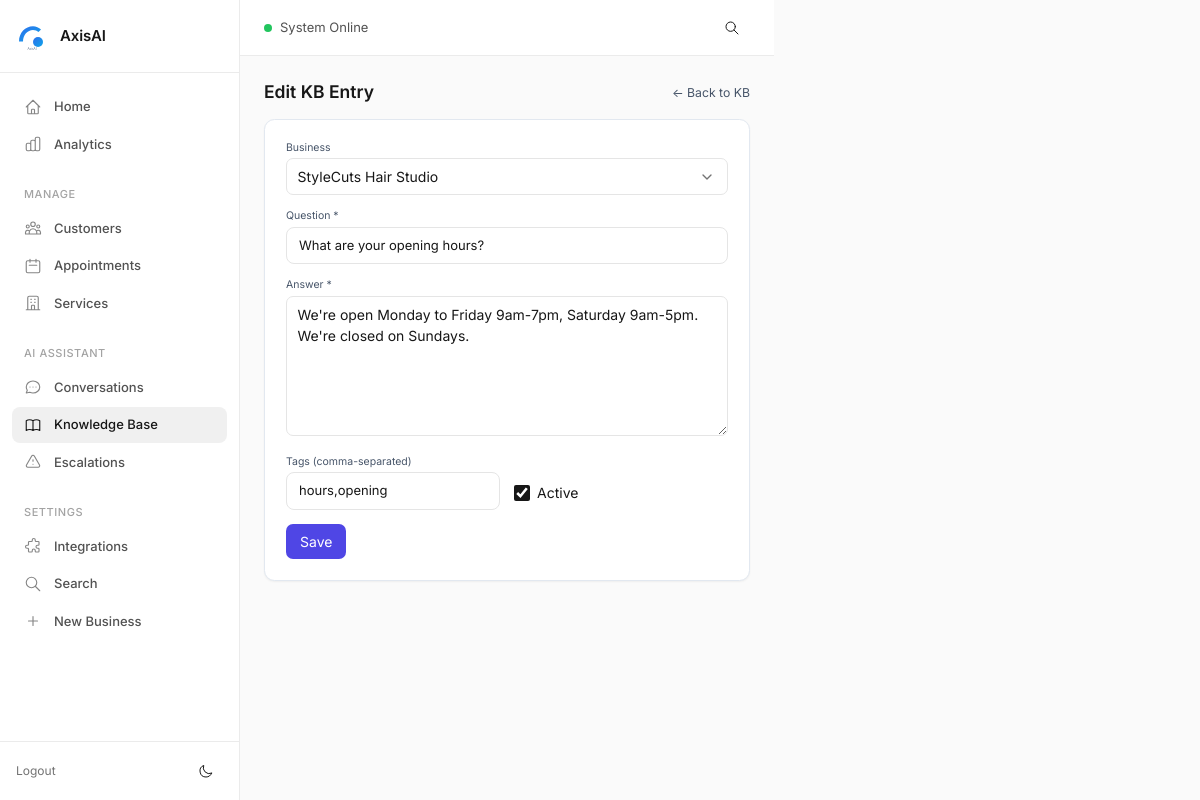
/kb/1/edit (signed in), run on the app's committed database.
### tables this page shows
CREATE TABLE kb_entries (
  id INTEGER PRIMARY KEY AUTOINCREMENT,
  business_id INTEGER NOT NULL,
  question TEXT NOT NULL,
  answer   TEXT NOT NULL,
  tags     TEXT,
  active   INTEGER NOT NULL DEFAULT 1,
  created_at TEXT NOT NULL DEFAULT CURRENT_TIMESTAMP,
  updated_at TEXT NOT NULL DEFAULT CURRENT_TIMESTAMP,
  FOREIGN KEY (business_id) REFERENCES businesses(id)
);

### kb_bp.py (the view, shortened to what this page needs)
@bp.route("/kb/<int:entry_id>/edit", methods=["GET","POST"])
def kb_edit(entry_id:int):
    if not _logged_in():
        return redirect(url_for("auth.login"))
    with get_conn() as con:
        entry = con.execute("SELECT * FROM kb_entries WHERE id=?", (entry_id,)).fetchone()
    if not entry:
        flash("KB entry not found.", "err")
        return redirect(url_for("kb.kb_index"))
    if not _can_access(entry["business_id"]):
        flash("Access denied.", "err")
        return redirect(url_for("kb.kb_index"))
    businesses = list_businesses(limit=500)
    return render_template("kb_edit.html", mode="edit", businesses=businesses, entry=entry, business_id=entry["business_id"])

### core/authz.py (called while the page is built)
def get_allowed_business_ids_for_user(user) -> List[int]:
    if not user:
        return []
    if user.get("role") == "admin":
        with get_conn() as con:
            return [r["id"] for r in con.execute("SELECT id FROM businesses").fetchall()]
    with get_conn() as con:
        rows = con.execute("SELECT business_id FROM business_users WHERE user_id=?", (user["id"],)).fetchall()
        return [r["business_id"] for r in rows]

def user_can_access_business(user, business_id:int) -> bool:
    return business_id in get_allowed_business_ids_for_user(user)

### core/csrf.py (called while the page is built, shortened)
def _get_token():
    tok = session.get("csrf_token")
    if not tok:
        tok = secrets.token_urlsafe(32)
        session["csrf_token"] = tok
    return tok

def register_csrf(app):
    @app.context_processor
    def inject_csrf():
        return {"csrf_token": _get_token()}
    @app.before_request
    def enforce_csrf():
        if request.method in _EXEMPT_METHODS:
            return

### core/db.py (called while the page is built)
def get_conn() -> sqlite3.Connection:
    con = sqlite3.connect(DB_PATH, timeout=30.0)
    con.row_factory = sqlite3.Row
    con.execute("PRAGMA foreign_keys = ON;")
    con.execute("PRAGMA journal_mode = WAL;")  # Better concurrency
    return con

def _col_exists(cur: sqlite3.Cursor, table: str, col: str) -> bool:
    if not table.isidentifier():
        raise ValueError(f"Invalid table name: {table}")
    rows = cur.execute(f"PRAGMA table_info({table})").fetchall()
    return any(r[1] == col for r in rows)

def _table_exists(cur: sqlite3.Cursor, table: str) -> bool:
    r = cur.execute(
        "SELECT 1 FROM sqlite_master WHERE type='table' AND name=? LIMIT 1", (table,)
    ).fetchone()
    return bool(r)

def _safe_alter_add_column(cur: sqlite3.Cursor, table: str, col: str, ddl: str) -> None:
    try:
        if not _col_exists(cur, table, col):
            cur.execute(ddl)
    except sqlite3.OperationalError as e:
        logger.warning(f"Could not add column {col} to {table}: {e}")

def list_businesses(limit: int = 100, include_archived: bool = False) -> List[Dict[str, Any]]:
    with get_conn() as con:
        if include_archived:
            rows = con.execute(
                "SELECT * FROM businesses ORDER BY id LIMIT ?", (limit,)
            ).fetchall()
        else:
            rows = con.execute(
                "SELECT * FROM businesses WHERE archived = 0 ORDER BY id LIMIT ?", (limit,)
            ).fetchall()
        return [dict(r) for r in rows]

### kb_bp.py (called while the page is built)
def _logged_in():
    return session.get("user") is not None

### templates/kb_edit.html (shortened to what this page needs)
{% extends "base.html" %}
{% block content %}
  <div class="flex items-center justify-between mb-4">
    <h1 class="text-xl font-semibold">{{ 'New' if mode=='new' else 'Edit' }} KB Entry</h1>
    <a href="{{ url_for('kb.kb_index', business_id=(business_id or (entry['business_id'] if entry else None))) }}" class="text-sm text-slate-600 hover:text-indigo-600">← Back to KB</a>
  </div>
  <form method="POST" class="grid gap-4 max-w-3xl bg-white p-6 rounded-xl border border-slate-200 shadow-sm">
    <div>
      <label class="block text-xs text-slate-600 mb-1">Business</label>
      <select class="w-full border rounded-lg px-3 py-2 bg-white" name="business_id" required>
        {% for b in businesses %}
          {% set selected = (b['id']==(business_id or (entry['business_id'] if entry else 0))) %}
          <option value="{{ b['id'] }}" {% if selected %}selected{% endif %}>{{ b['name'] }}</option>
        {% endfor %}
      </select>
    </div>
    <div>
      <label class="block text-xs text-slate-600 mb-1">Question *</label>
      <input class="w-full border rounded-lg px-3 py-2" type="text" name="question" required value="{{ entry['question'] if entry else '' }}" />
    </div>
    <div>
      <label class="block text-xs text-slate-600 mb-1">Answer *</label>
      <textarea class="w-full border rounded-lg px-3 py-2 min-h-[140px]" name="answer" required>{{ entry['answer'] if entry else '' }}</textarea>
    </div>
    <div class="grid md:grid-cols-2 gap-4">
      <div>
        <label class="block text-xs text-slate-600 mb-1">Tags (comma-separated)</label>
        <input class="w-full border rounded-lg px-3 py-2" type="text" name="tags" value="{{ entry['tags'] if entry else '' }}" />
      </div>
      <div class="flex items-center gap-2 mt-6">
        <input type="checkbox" id="active" name="active" {% if (entry and entry['active']) or mode=='new' %}checked{% endif %} />
        <label for="active">Active</label>
      </div>
    </div>
    <div>
      <button class="px-4 py-2 rounded-lg bg-indigo-600 text-white hover:bg-indigo-700" type="submit">{{ 'Create' if mode=='new' else 'Save' }}</button>
    </div>
  </form>
{% endblock %}

### static/axis.css (style rules this page uses)
:root { --brand: var(--brand1, #000000); --brand-light: color-mix(in srgb, var(--brand) 8%, transparent); --brand-medium: color-mix(in srgb, var(--brand) 15%, transparent); --bg-page: #fafafa; --bg-sidebar: #ffffff; --bg-card: #ffffff; --bg-elevated: #ffffff; --bg-hover: #f5f5f5; --bg-active: #f0f0f0; --bg-muted: #fafafa; --border-light: #ebebeb; --border-default: #e5e5e5; --border-strong: #d4d4d4; --text-primary: #171717; --text-secondary: #525252; --text-tertiary: #737373; --text-muted: #a3a3a3; --text-inverse: #ffffff; --success: #22c55e; --success-light: #dcfce7; --warning: #f59e0b; --warning-light: #fef3c7; --error: #ef4444; --error-light: #fee2e2; --info: #3b82f6; --info-light: #dbeafe; --shadow-xs: 0 1px 2px rgba(0, 0, 0, 0.04); --shadow-sm: 0 1px 3px rgba(0, 0, 0, 0.06), 0 1px 2px rgba(0, 0, 0, 0.04); --shadow-md: 0 4px 6px -1px rgba(0, 0, 0, 0.06), 0 2px 4px -1px rgba(0, 0, 0, 0.04); --shadow-lg: 0 10px 15px -3px rgba(0, 0, 0, 0.06), 0 4px 6px -2px rgba(0, 0, 0, 0.04); --space-1: 4px; --space-2: 8px; --space-3: 12px; --space-4: 16px; --space-5: 20px; --space-6: 24px; --space-8: 32px; --space-10: 40px; --space-12: 48px; --font-sans: 'Inter', -apple-system, BlinkMacSystemFont, 'Segoe UI', sans-serif; --font-mono: 'SF Mono', 'Monaco', 'Inconsolata', monospace; --radius-sm: 6px; --radius-md: 8px; --radius-lg: 12px; --radius-xl: 16px; --radius-full: 9999px; --transition-fast: 100ms ease; --transition-base: 150ms ease; --transition-slow: 200ms ease; --card-bg: var(--bg-card); --card-border: var(--border-default); --page-bg: var(--bg-page); }
*, *::before, *::after { box-sizing: border-box; }
html { font-size: 14px; -webkit-font-smoothing: antialiased; -moz-osx-font-smoothing: grayscale; }
body { margin: 0; font-family: var(--font-sans); font-size: 1rem; line-height: 1.5; color: var(--text-primary); background: var(--bg-page); }
a { color: inherit; text-decoration: none; }
button { font-family: inherit; cursor: pointer; }
.flex { display: flex; }
.items-center { align-items: center; }
.justify-between { justify-content: space-between; }
.gap-2 { gap: var(--space-2); }
.gap-4 { gap: var(--space-4); }
.input, input[type="text"], input[type="email"], input[type="password"], input[type="number"], input[type="tel"], input[type="url"], input[type="date"], input[type="time"], input[type="datetime-local"], select, textarea { width: 100%; padding: var(--space-2) var(--space-3); font-size: 13px; font-family: inherit; line-height: 1.5; color: var(--text-primary); background: var(--bg-card); border: 1px solid var(--border-default); border-radius: var(--radius-md); transition: all var(--transition-fast); }
.input::placeholder, input::placeholder, textarea::placeholder { color: var(--text-muted); }
textarea { min-height: 100px; resize: vertical; }
select { cursor: pointer; appearance: none; background-repeat: no-repeat; background-position: right 12px center; padding-right: 40px; }
input[type="checkbox"], input[type="radio"] { width: 16px; height: 16px; margin: 0; cursor: pointer; accent-color: var(--text-primary); }
.text-sm { font-size: 12px; }
.text-xl { font-size: 18px; }
.font-semibold { font-weight: 600; }
.block { display: block; }
.w-full { width: 100%; }
.rounded-lg { border-radius: var(--radius-lg); }
.rounded-xl { border-radius: var(--radius-xl); }
.border { border: 1px solid var(--border-default); }
.shadow-sm { box-shadow: var(--shadow-sm); }
.p-6 { padding: var(--space-6); }
.px-3 { padding-left: var(--space-3); padding-right: var(--space-3); }
.px-4 { padding-left: var(--space-4); padding-right: var(--space-4); }
.py-2 { padding-top: var(--space-2); padding-bottom: var(--space-2); }
.mb-4 { margin-bottom: var(--space-4); }
.grid { display: grid; }
@media (min-width: 768px) { .md\:grid-cols-2 { grid-template-columns: repeat(2, 1fr); } }

### data on the page
kb_entries: question "What are your opening hours?", answer "We're open Monday to Friday 9am-7pm, Saturday 9am-5pm. We're closed on Sundays.", tags "hours,opening", active "☑"

### other printed values
{{ 'New' if mode=='new' else 'Edit' }} "Edit"
{{ 'Create' if mode=='new' else 'Save' }} "Save"
form field business_id "StyleCuts Hair Studio"
